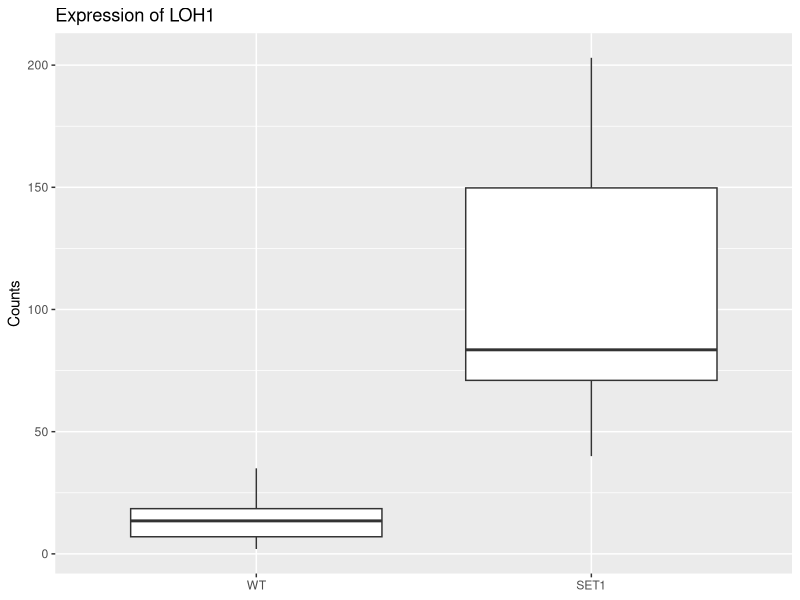
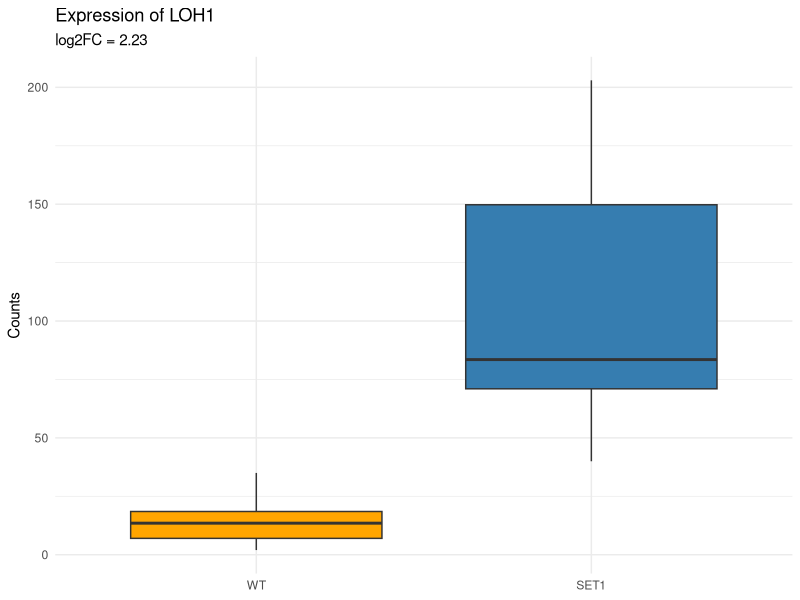

Reproduce these figures in R, in order.
## Week 5 - Homework
## Note: There may be other valid ways to solve this exercise,
## this is just one possible solution!

# Import Data
# We need to use two data for this exercise:
# - the bulk RNAseq gene expression data from the [`read-counts.csv`](https://raw.githubusercontent.com/InforBio/ioc-r-2026/refs/heads/main/ioc_r/r_contents/exos_data/read-counts.csv) file.
# - the diffenrential expression (DE) analysis results [`toy_DEanalysis`](https://raw.githubusercontent.com/InforBio/ioc-r-2026/refs/heads/main/ioc_r/r_contents/exos_data/toy_DEanalysis.csv).
# Reminder: the DE results were obtained by comparing SET1 samples to WT samples using data from `read-counts.csv`

# 1. Import DE analysis result (`toy_DEanalysis.csv`) and name it as `de_res`.
# (You can use the function `read_csv()` from the {`readr`} package.)
library(readr)
de_res <- read_csv(
  file = "../exos_data/toy_DEanalysis.csv" # replace the path with your own
)


# 2. Import the `read-counts.csv` file and name it `counts`.
counts <- read_csv(
  file = "../exos_data/read-counts.csv" # replace the path with your own
)


# Find Genes of Interest
# 3. Find the genes which satisfy the following conditions:
# - log2 fold change < -1 or > 1 (a.k.a, the absolute log2 fold change is bigger than 1)
# - adjusted p-value < 0.05
# Store the results in a variable `target_genes`.

target_genes <- de_res[
  abs(de_res$log2FoldChange) > 1 & de_res$padj < 0.05,
]$gene_name
target_genes


# Draw Boxplots
# 4. Load the {`ggplot2`} package.
library(ggplot2)

# 5. Draw a boxplot for the 1st gene of the `target_genes` to show the expression level between SET1 and WT samples.
# Hints: you need to extract the expression data for the gene from the `counts` and build a data frame for the boxplot.
## extract the counts for WT and SET1
counts_wt <- unlist(
  counts[counts$Feature == target_genes[1], paste0("WT.", 1:10)]
)
counts_set1 <- unlist(
  counts[counts$Feature == target_genes[1], paste0("SET1.", 1:10)]
)

## build a data frame for boxplot
df_count <- data.frame(
  counts = c(counts_wt, counts_set1),
  group = factor(
    rep(c("WT", "SET1"), each = length(counts_wt)),
    levels = c("WT", "SET1")
  ) # make sure WT as the reference group and will be shown at the 1st position in the figure
)

## draw boxplot
ggplot(df_count, aes(x = group, y = counts)) +
  geom_boxplot() +
  labs(
    x = NULL,
    y = "Counts",
    title = paste("Expression of", target_genes[1])
  )

# 6. Refine the boxplot from question 5 to include the following customizations:
# - A subtitle showing the gene's log2 fold change.
# - Fill the boxplot with different colors for the "WT" and "SET1" groups.
# - Apply the `theme_minimal()` theme.
# - Hide the legend.

# get the log2 FC of the 1st gene of interest
lfc_value <- de_res[de_res$gene_name == target_genes[1], ]$log2FoldChange

ggplot(df_count, aes(x = group, y = counts, fill = group)) +
  geom_boxplot() +
  labs(
    x = NULL,
    y = "Counts",
    title = paste("Expression of", target_genes[1]),
    subtitle = paste("log2FC =", round(lfc_value, 2)) # add a subtitle
  ) +
  scale_fill_manual(values = c("orange", "#367DB0")) +
  theme_minimal() + # use the minimal theme
  theme(legend.position = "none") # hide the legend
